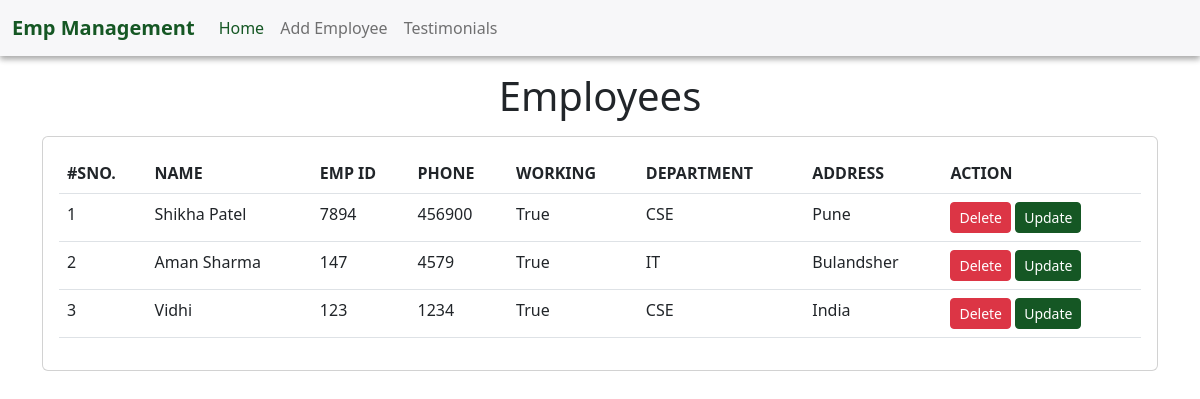
The page / on the database its author committed.
### emp/models.py (models this page shows, shortened)
class Emp(models.Model):
  name = models.CharField(max_length = 200)
  emp_id = models.CharField(max_length=200)
  phone = models.CharField(max_length=10)
  address = models.CharField(max_length=150)
  working = models.BooleanField(default=True)
  department = models.CharField(max_length=10)

### emp/views.py (the view)
# urls.py: path('',emp_home),
def emp_home(request):
  emps = Emp.objects.all()
  return render(request, "emp/home.html",{
    "emps":emps
    })

### templates/emp/home.html (shortened to what this page needs)
<!doctype html>
<html lang="en">
  <head>
    <link href="https://cdn.jsdelivr.net/npm/bootstrap@5.2.2/dist/css/bootstrap.min.css" rel="stylesheet">
  </head>
  <body>
    {% include "emp/navbar.html" with value='home' %}
    <h1 class="text-center my-3">Employees</h1>
    <div class="container">
      <div class="row">
        <div class="col-md-12">
          <div class="card">
            <div class="card-body">
              <table class="table">
                <thead>
                  <tr>
                    <th>#SNO.</th>
                    <th>NAME</th>
                    <th>EMP ID</th>
                    <th>PHONE</th>
                    <th>WORKING</th>
                    <th>DEPARTMENT</th>
                    <th>ADDRESS</th>
                    <th>ACTION</th>
                  </tr>
                </thead>
                <tbody>
                  {% for e in emps %}
                  <tr>
                    <td>{{forloop.counter}}</td>
                    <td>{{e.name}}</td>
                    <td>{{e.emp_id}}</td>
                    <td>{{e.phone}}</td>
                    <td>{{e.working}}</td>
                    <td>{{e.department}}</td>
                    <td>{{e.address}}</td>
                    <td>
                      <a href="/emp/delete-emp/{{e.id}}" class="btn btn-danger btn-sm">Delete</a>
                      <a href="/emp/update-emp/{{e.id}}" class="btn btn-info btn-sm" style="color: white;background-color: #155724;border-color: #155724;">Update</a>
                    </td>
                  </tr>
                  {% endfor %}
                </tbody>
              </table>
            </div>
          </div>
        </div>
      </div>
    </div>
  </body>
</html>

### rows shown on the page
Emp: name "Shikha Patel", emp_id "7894", phone "456900", working "True", department "CSE", address "Pune"
Emp: name "Aman Sharma", emp_id "147", phone "4579", working "True", department "IT", address "Bulandsher"
Emp: name "Vidhi", emp_id "123", phone "1234", working "True", department "CSE", address "India"
